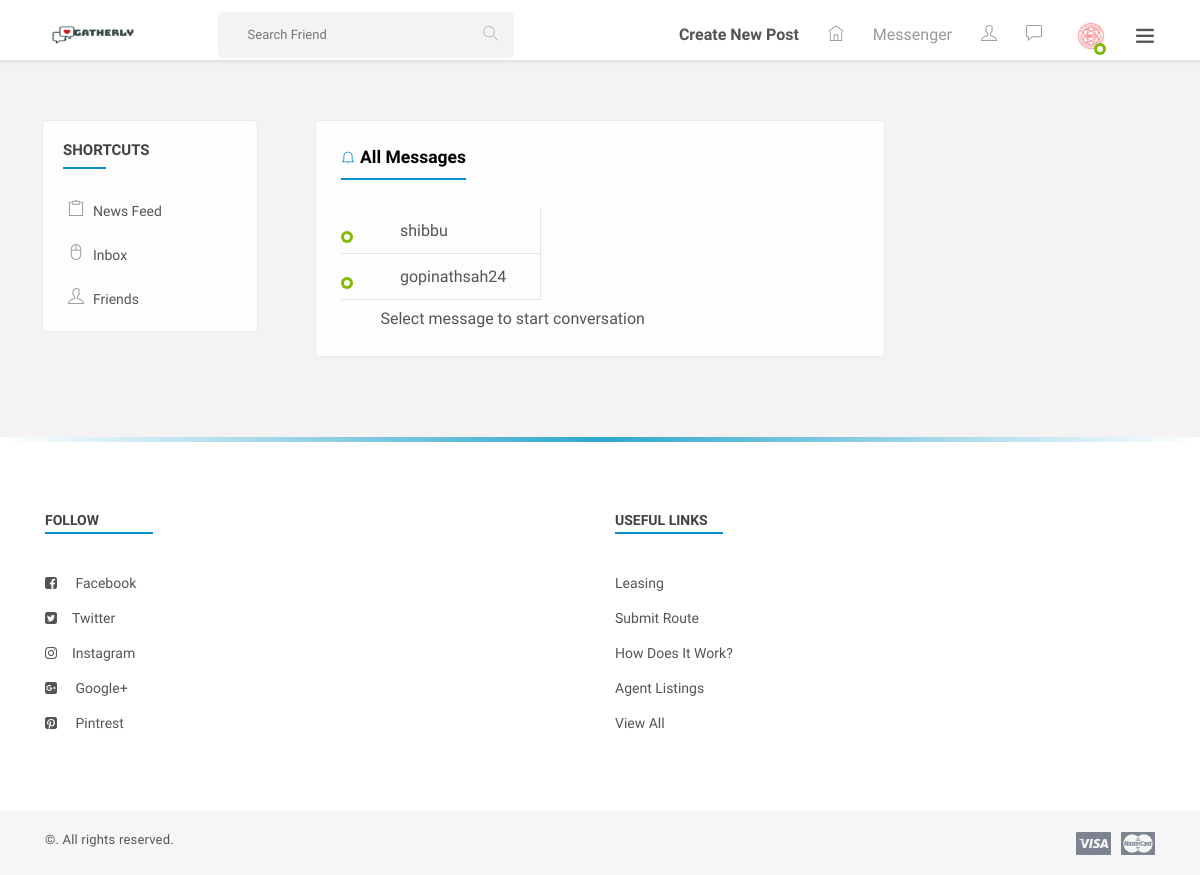
Screenshot of /messages/ (signed in) with the database file from the repository.
### accounts/models.py (models this page shows, shortened)
class User(AbstractUser):
    username = models.CharField(
        'username',
        max_length=50,
        unique=True,
        help_text='Required. 50 characters or fewer. Letters, digits and @/./+/-/_ only.',
        error_messages={
            'unique': "A user with that username already exists.",
        },
    )
    email = models.EmailField(unique=True, blank=False,
                              error_messages={
                                  'unique': "A user with that email already exists.",
                              })
    gender = models.CharField(max_length=20,choices=(('male','male'),('female','female')))
    status = models.BooleanField(default=False)
    about = models.CharField(max_length=400)
    firstname = models.CharField(max_length=50);
    lastname = models.CharField(max_length=20);
    USERNAME_FIELD = "email"
    REQUIRED_FIELDS = ["username", "gender"]

### userprofile/models.py (models this page shows)
class Profile(models.Model):
    user = models.OneToOneField(User, on_delete=models.DO_NOTHING, related_name='profile')
    profile_image = models.ImageField(upload_to='avatars', default='avatars/guest.png')
    cover_image = models.ImageField(upload_to='avatars', default='avatars/cover.png')
    phone = models.CharField(max_length=20, blank=True)
    city = models.CharField(max_length=20, blank=True)
    country = models.CharField(max_length=20, blank=True)

### friends/models.py (models this page shows)
class Friend(models.Model):
    user = models.ForeignKey(User, on_delete=models.CASCADE)  # who sent the request
    friend = models.ForeignKey(User, on_delete=models.CASCADE, related_name='friends')  # who will receive the request
    status = models.CharField(max_length=20, default='notrequested')
    created_at = models.DateTimeField(default=now)

### communications/views.py (the view)
# urls.py: path('', all_messages, name="all-messages"),
def all_messages(request):
    friends_one = Friend.objects.filter(friend=request.user, status='friend')
    friends_two = Friend.objects.filter(user=request.user, status='friend')
    friends = friends_one | friends_two
    return render(request, "communications/all-messages.html", {'friends': friends})

### templates/communications/all-messages.html (shortened to what this page needs)
{% extends 'base.html' %}
{% block content %}
    <section>
        <div class="gap gray-bg">
            <div class="container-fluid">
                <div class="row">
                    <div class="col-lg-12">
                        <div class="row" id="page-contents">
                            <div class="col-lg-3">
                                <aside class="sidebar static">
                                    <div class="widget stick-widget">
                                        <h4 class="widget-title">Shortcuts</h4>
                                        <ul class="naves">
                                            <li>
                                                <i class="ti-clipboard"></i>
                                                <a href="{% url 'core:home' %}" title="">News feed</a>
                                            </li>
                                            <li>
                                                <i class="ti-mouse-alt"></i>
                                                <a href="{% url 'communications:all-messages' %}" title="">Inbox</a>
                                            </li>
                                            <li>
                                                <i class="ti-user"></i>
                                                <a href="{%url 'friends:my_friends'%}" title="">friends</a>
                                            </li>
                                        </ul>
                                    </div>
                                </aside>
                            </div>
                            <div class="col-lg-6">
                                <div class="central-meta">
                                    <div class="messages">
                                        <h5 class="f-title"><i class="ti-bell"></i>All Messages </h5>
                                        <div class="message-box">
                                            <ul class="peoples">
                                                {% for friend in friends %}
                                                    <li>
                                                        <figure>
                                                            <span class="status f-online"></span>
                                                        </figure>
                                                        <div class="people-name">
                                                            {% if friend.user.username == request.user.username %}
                                                                <a href="{% url 'communications:messages-with-one-friend' friend.friend.username %}">{{ friend.friend.username }}</a>
                                                            {% else %}
                                                                <a href="{% url 'communications:messages-with-one-friend' friend.user.username %}">{{ friend.user.username }}</a>
                                                            {% endif %}
                                                        </div>
                                                    </li>
                                                {% endfor %}
                                            </ul>
                                            <div class="peoples-mesg-box">
                                                <div class="text-center">
                                                    Select message to start conversation
                                                </div>
                                            </div>
                                        </div>
                                    </div>
                                </div>
                            </div>
                            <div class="col-lg-3">
                            </div>
                        </div>
                    </div>
                </div>
            </div>
        </div>
    </section>
{% endblock %}

### templates/base.html (shortened to what this page needs)
{% load static %}
<!DOCTYPE html>
<html lang="en">
<head>
    <link rel="stylesheet" href="https://stackpath.bootstrapcdn.com/bootstrap/4.4.1/css/bootstrap.min.css">
    {% include 'includes/stylesheets.html' %}
</head>
<body>
<div class="theme-layout">
    <div class="topbar stick">
        <div class="logo">
            <a title="" href="/"><img src="{% static 'images/logo.png' %}" alt="" style="height: 70px; width: 90px"></a>
        </div>
        <div class="top-area">
            <div class="top-search">
                <form method="get" class="searchbar">
                    <input type="text" placeholder="Search Friend" name="si">
                    <button type ="submit"><i class="ti-search"></i></button>
                </form>
            </div>
            <ul class="setting-area">
                {% if user.is_authenticated%}
                <li><strong><a href="{%url 'newsfeed:post-create'%}">Create New Post</strong></a></li>
                {%endif%}
                <li><a href="{% url 'core:home' %}" class="link"><i class="ti-home"></i></a></li>
                <li><a href="{% url 'communications:all-messages' %}" class="link">Messenger</a></li>
                <li>
                    <a href="#" title="Notification" data-ripple="">
                        <i class="ti-user"></i>
                    </a>
                </li>
                <li>
                    <a href="#" title="Messages" data-ripple=""><i class="ti-comment"></i></a>
                </li>
            </ul>
            <div class="user-img">
                <img src="{{ request.user.profile.profile_image.url }}" alt="" style="height: 40px; width: 40px;">
                <span class="status f-online"></span>
            </div>
            <span class="ti-menu main-menu" data-ripple=""></span>
        </div>
    </div>
    {% block content %}{% endblock %}
    <footer>
        <div class="container">
            <div class="row">
                <div class="col-lg-6 col-md-4">
                    <div class="widget">
                        <div class="widget-title"><h4>follow</h4></div>
                        <ul class="list-style">
                            <li><i class="fa fa-facebook-square"></i> <a href="https://web.facebook.com/shopcircut/" title="">facebook</a></li>
                            <li><i class="fa fa-twitter-square"></i><a href="https://twitter.com/login?lang=en" title="">twitter</a></li>
                            <li><i class="fa fa-instagram"></i><a href="https://www.instagram.com/?hl=en" title="">instagram</a></li>
                            <li><i class="fa fa-google-plus-square"></i> <a href="https://plus.google.com/discover" title="">Google+</a></li>
                            <li><i class="fa fa-pinterest-square"></i> <a href="https://www.pinterest.com/" title="">Pintrest</a></li>
                        </ul>
                    </div>
                </div>
                <div class="col-lg-6 col-md-4">
                    <div class="widget">
                        <div class="widget-title"><h4>useful links</h4></div>
                        <ul class="list-style">
                            <li><a href="#" title="">leasing</a></li>
                            <li><a href="#" title="">submit route</a></li>
                            <li><a href="#" title="">how does it work?</a></li>
                            <li><a href="#" title="">agent listings</a></li>
                            <li><a href="#" title="">view All</a></li>
                        </ul>
                    </div>
                </div>
            </div>
        </div>
    </footer>
    <div class="bottombar">
        <div class="container">
            <div class="row">
                <div class="col-md-12">
                    <span class="copyright">©. All rights reserved.</span>
                    <i><img src="images/credit-cards.png" alt=""></i>
                </div>
            </div>
        </div>
    </div>
</div>
</body>
</html>

### static/css/color.css (style rules this page uses)
.product-carousel .owl-nav .owl-prev::before, .product-carousel .owl-nav .owl-next::before, .product-caro .owl-prev:hover:before, .product-caro .owl-next:hover:before, .log-reg-area form .forgot-pwd, .log-reg-area form .already-have, .log-reg-area > p a, .top-area > ul > li > a > span, .timeline-info > ul li a.active, .timeline-info > ul li a:hover, .dropdowns > a.more-mesg, .activity-meta > h6 a, .activity-meta > span a:hover, .friend-name > ins, .description > p a, .we-reply, .sidebar .widget li:hover > a, .sidebar .widget li:hover > i, .friend-meta > a, .user-setting > a:hover, .we-comet li a.showmore, .twiter-feed > li p a, .tutor-links > li i, .tutor-links > li:hover, .pepl-info > span, .page-meta > a, .frnds .nav-tabs .nav-item a.active, .f-title i, #work > div a, .basics > li i, .education > li i, .groups > span i, a.forgot-pwd, .friend-meta > h4 a:hover, .x_title > h2, .post-meta .detail > span, .add-btn > a:hover, .top-area > ul.main-menu > li > ul li a:hover, .dropdowns.active > a i, .user-setting > a i, .form-group input.form-file ~ .control-label, .form-group input.has-value ~ .control-label, .form-group input:focus ~ .control-label, .form-group input:valid ~ .control-label, .form-group select ~ .control-label, .form-group textarea.form-file ~ .control-label, .form-group textarea.has-value ~ .control-label, .form-group textarea:focus ~ .control-label, .form-group textarea:valid ~ .control-label, .flaged > h3, .invition .friend-meta a.invite:hover, .more-optns > ul li:hover, .post-title > h4 a:hover, .post-title .p-date a:hover, .l-post .l-post-meta > h4 a:hover, .read:hover, blockquote, .tags > a:hover, .comment-titles > span, .help-list > ul li a:hover i, .carrer-title > h2 > span, .carrer-title > span a, .open-position > h4 a:hover, .option-set.icon-style > li > a.selected, .category-box > i, .getquot-baner > a, .branches-box > ul li i, .help-topic-result > h2 a:hover, .product-name > h5 a:hover, .full-postmeta .shopnow, .prices.style2 ins span, .single-btn > li > a.active, .total-box > ul > li.final-total, .logout-meta > p a, .forum-list table tbody tr td i, .forum-list table tbody tr td a, .widget ul.recent-topics > li > i, .date-n-reply > a, .topic-data > span, .help-list > ul li a:hover, .employer-info h2, .job-detail > ul li i, .company-intro > a { color: #088dcd; }
#nprogress .bar, .timeline-info > ul li a::before, .add-btn > a, .activitiez > li::before, form button, .colla-apps > li a:hover, a.underline:before, .setting-row input:checked + label, .user-avatar:hover .edit-phto, .error-meta > a, .color-bg, .add-butn, .nav.nav-tabs.likes-btn > li a.active, a.dislike-btn, .drop > a:hover, .btn-view.btn-load-more:hover, .accordion .card h5 button[aria-expanded="true"], .chat-head, .f-page > figure em, .inbox-panel-head > ul > li > a, .nav-tabs--left .nav-link.active, .nav-tabs--left .nav-link.active:hover, footer .widget-title h4::before, #topcontrol, .sidebar .widget-title::before, .f-title::before, .g-post-classic > figure > i::after, .purify > a, .help-list > a:hover, .open-position::before, .info > a, .category-box:hover, .category-box.selected, a.main-btn, .section-heading::before, .getquot-baner, .more-branches > h4::before, .is-helpful > a, .cart-optionz > li > a:hover, .paginationz > li a:hover, .paginationz > li a.active, .shopping-cart, a.btn2:hover, .form-submit > input[type="submit"], button.submit-checkout, .delete-cart:hover, .proceed .button, .amount-area .update-cart, a.addnewforum, .apply-bttons > a { background: #088dcd; }

### static/css/responsive.css (style rules this page uses)
@media screen and (max-width: 1281px) and (min-width: 1024px) { footer .widget-title h4 { font-size: 14px; } }
@media screen and (max-width: 1281px) and (min-width: 1024px) { .sidebar .widget li > a { font-size: 14px; } }
@media screen and (max-width: 1281px) and (min-width: 1024px) { .peoples-mesg-box { width: 63.4%; } }

### rows the page displays
User: user.profile.profile_image (picture)
Friend: friend.username "shibbu"
Friend: friend.username "gopinathsah24"
